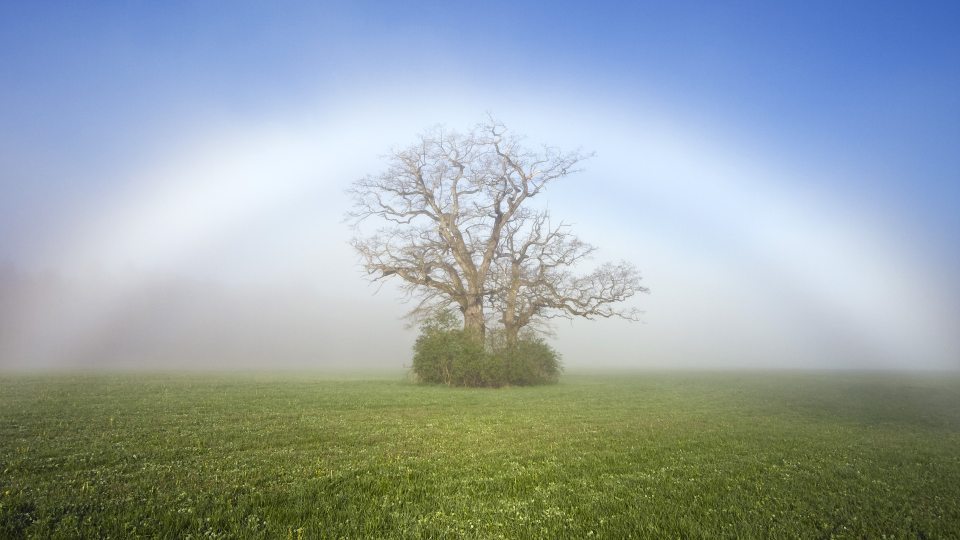
#> input picture 009.jpg, 1920 x 1080 px (shown at 1/2 size)
$ python 005.py
#> lines starting #> are read from the running program, lines starting #| are printed output that depends on the picture
#coding:utf-8
import cv2
import numpy as np

# 读取一张照片
img = cv2.imread('009.jpg')
#> img is the input picture: shape (1080, 1920, 3); mean B, G, R 167.5, 165.1, 152.1

# 沿着横纵轴放大1.6倍，然后平移(-150,-240)，最后沿原图大小截取，等效于裁剪并放大
M_crop_elephant = np.array([
    [1.6, 0, -150],
    [0, 1.6, -240]
], dtype=np.float32)

img_elephant = cv2.warpAffine(img, M_crop_elephant, (400, 600))
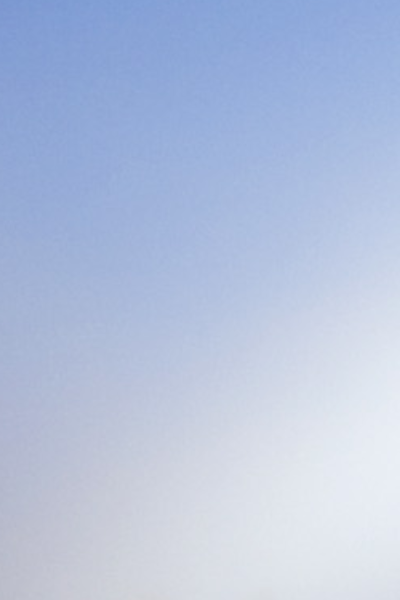
#> img_elephant: shape (600, 400, 3); mean B, G, R 221.9, 193.9, 180.1
cv2.imwrite('lanka_elephant.jpg', img_elephant)

# x轴的剪切变换，角度15°
theta = 15 * np.pi / 180
M_shear = np.array([
    [1, np.tan(theta), 0],
    [0, 1, 0]
], dtype=np.float32)

img_sheared = cv2.warpAffine(img, M_shear, (400, 600))
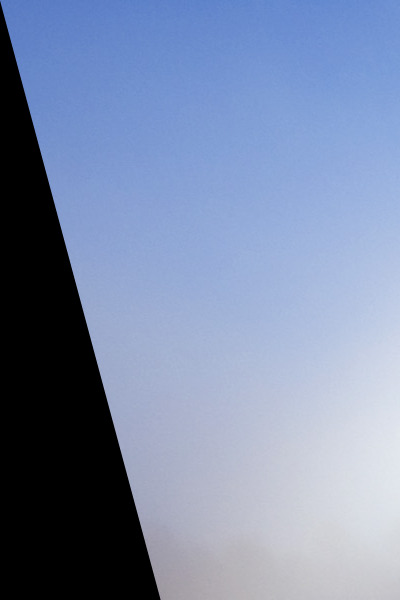
#> img_sheared: shape (600, 400, 3); mean B, G, R 168.7, 137.9, 123.1
cv2.imwrite('lanka_safari_sheared.jpg', img_sheared)

# 顺时针旋转，角度15°
M_rotate = np.array([
    [np.cos(theta), -np.sin(theta), 0],
    [np.sin(theta), np.cos(theta), 0]
], dtype=np.float32)

img_rotated = cv2.warpAffine(img, M_rotate, (400, 600))
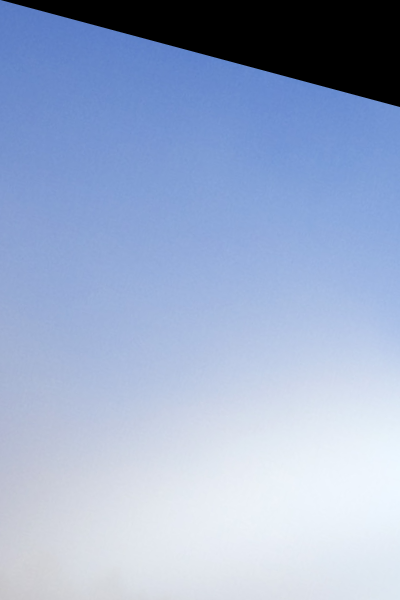
#> img_rotated: shape (600, 400, 3); mean B, G, R 202.9, 171.4, 154.7
cv2.imwrite('lanka_safari_rotated.jpg', img_rotated)

# 某种变换，具体旋转+缩放+旋转组合可以通过SVD分解理解
M = np.array([
    [1, 1.5, -400],
    [0.5, 2, -100]
], dtype=np.float32)

img_transformed = cv2.warpAffine(img, M, (400, 600))
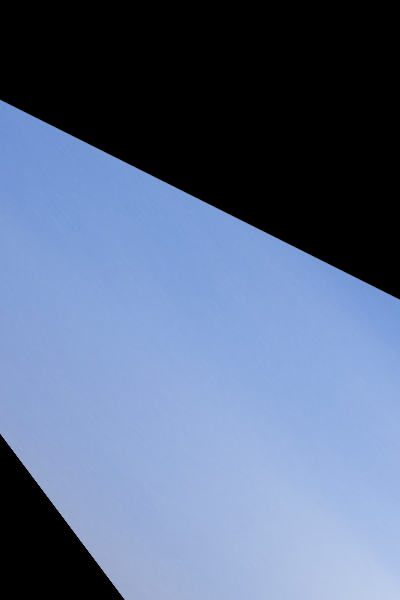
#> img_transformed: shape (600, 400, 3); mean B, G, R 136.6, 106.3, 89.8
cv2.imwrite('lanka_safari_transformed.jpg', img_transformed)
